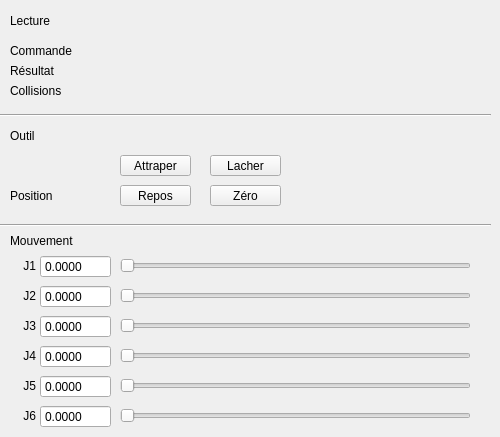
      <widget class="QWidget" name="commandes">
       <attribute name="title">
        <string>Commandes</string>
       </attribute>
       <widget class="QLabel" name="label_14">
        <property name="geometry">
         <rect>
          <x>10</x>
          <y>60</y>
          <width>101</width>
          <height>21</height>
         </rect>
        </property>
        <property name="locale">
         <locale language="French" country="France"/>
        </property>
        <property name="text">
         <string>Résultat</string>
        </property>
       </widget>
       <widget class="QLabel" name="niryo_commande_resultat">
        <property name="geometry">
         <rect>
          <x>120</x>
          <y>60</y>
          <width>151</width>
          <height>21</height>
         </rect>
        </property>
        <property name="text">
         <string>&lt;no result&gt;</string>
        </property>
       </widget>
       <widget class="QLabel" name="label_15">
        <property name="geometry">
         <rect>
          <x>10</x>
          <y>125</y>
          <width>101</width>
          <height>21</height>
         </rect>
        </property>
        <property name="locale">
         <locale language="French" country="France"/>
        </property>
        <property name="text">
         <string>Outil</string>
        </property>
       </widget>
       <widget class="QLabel" name="niryo_outil">
        <property name="geometry">
         <rect>
          <x>120</x>
          <y>125</y>
          <width>161</width>
          <height>21</height>
         </rect>
        </property>
        <property name="text">
         <string>&lt;no tool&gt;</string>
        </property>
       </widget>
       <widget class="QPushButton" name="niryo_attraper">
        <property name="geometry">
         <rect>
          <x>120</x>
          <y>155</y>
          <width>71</width>
          <height>21</height>
         </rect>
        </property>
        <property name="locale">
         <locale language="French" country="France"/>
        </property>
        <property name="text">
         <string>Attraper</string>
        </property>
        <property name="checkable">
         <bool>false</bool>
        </property>
        <property name="checked">
         <bool>false</bool>
        </property>
       </widget>
       <widget class="QPushButton" name="niryo_lacher">
        <property name="geometry">
         <rect>
          <x>210</x>
          <y>155</y>
          <width>71</width>
          <height>21</height>
         </rect>
        </property>
        <property name="locale">
         <locale language="French" country="France"/>
        </property>
        <property name="text">
         <string>Lacher</string>
        </property>
       </widget>
       <widget class="QLabel" name="label_17">
        <property name="geometry">
         <rect>
          <x>10</x>
          <y>185</y>
          <width>101</width>
          <height>21</height>
         </rect>
        </property>
        <property name="locale">
         <locale language="French" country="France"/>
        </property>
        <property name="text">
         <string>Position</string>
        </property>
       </widget>
       <widget class="QPushButton" name="niryo_pose_repos">
        <property name="geometry">
         <rect>
          <x>120</x>
          <y>185</y>
          <width>71</width>
          <height>21</height>
         </rect>
        </property>
        <property name="locale">
         <locale language="French" country="France"/>
        </property>
        <property name="text">
         <string>Repos</string>
        </property>
       </widget>
       <widget class="QPushButton" name="niryo_pose_zero">
        <property name="geometry">
         <rect>
          <x>210</x>
          <y>185</y>
          <width>71</width>
          <height>21</height>
         </rect>
        </property>
        <property name="locale">
         <locale language="French" country="France"/>
        </property>
        <property name="text">
         <string>Zéro</string>
        </property>
       </widget>
       <widget class="QLabel" name="label_49">
        <property name="geometry">
         <rect>
          <x>10</x>
          <y>80</y>
          <width>101</width>
          <height>21</height>
         </rect>
        </property>
        <property name="locale">
         <locale language="French" country="France"/>
        </property>
        <property name="text">
         <string>Collisions</string>
        </property>
       </widget>
       <widget class="QLabel" name="label_50">
        <property name="geometry">
         <rect>
          <x>10</x>
          <y>230</y>
          <width>91</width>
          <height>21</height>
         </rect>
        </property>
        <property name="locale">
         <locale language="French" country="France"/>
        </property>
        <property name="text">
         <string>Mouvement</string>
        </property>
       </widget>
       <widget class="QDoubleSpinBox" name="niryo_J1_spin">
        <property name="geometry">
         <rect>
          <x>40</x>
          <y>255</y>
          <width>71</width>
          <height>23</height>
         </rect>
        </property>
        <property name="focusPolicy">
         <enum>Qt::NoFocus</enum>
        </property>
        <property name="readOnly">
         <bool>true</bool>
        </property>
        <property name="buttonSymbols">
         <enum>QAbstractSpinBox::NoButtons</enum>
        </property>
        <property name="decimals">
         <number>4</number>
        </property>
        <property name="minimum">
         <double>-999.000000000000000</double>
        </property>
        <property name="maximum">
         <double>999.990000000000009</double>
        </property>
       </widget>
       <widget class="QLabel" name="label_51">
        <property name="geometry">
         <rect>
          <x>20</x>
          <y>255</y>
          <width>16</width>
          <height>21</height>
         </rect>
        </property>
        <property name="text">
         <string>J1</string>
        </property>
        <property name="alignment">
         <set>Qt::AlignRight|Qt::AlignTrailing|Qt::AlignVCenter</set>
        </property>
       </widget>
       <widget class="QSlider" name="niryo_J1">
        <property name="geometry">
         <rect>
          <x>120</x>
          <y>255</y>
          <width>351</width>
          <height>21</height>
         </rect>
        </property>
        <property name="minimum">
         <number>0</number>
        </property>
        <property name="maximum">
         <number>100</number>
        </property>
        <property name="orientation">
         <enum>Qt::Horizontal</enum>
        </property>
       </widget>
       <widget class="QLabel" name="label_52">
        <property name="geometry">
         <rect>
          <x>20</x>
          <y>285</y>
          <width>16</width>
          <height>21</height>
         </rect>
        </property>
        <property name="text">
         <string>J2</string>
        </property>
        <property name="alignment">
         <set>Qt::AlignRight|Qt::AlignTrailing|Qt::AlignVCenter</set>
        </property>
       </widget>
       <widget class="QDoubleSpinBox" name="niryo_J2_spin">
        <property name="geometry">
         <rect>
          <x>40</x>
          <y>285</y>
          <width>71</width>
          <height>23</height>
         </rect>
        </property>
        <property name="focusPolicy">
         <enum>Qt::NoFocus</enum>
        </property>
        <property name="readOnly">
         <bool>true</bool>
        </property>
        <property name="buttonSymbols">
         <enum>QAbstractSpinBox::NoButtons</enum>
        </property>
        <property name="decimals">
         <number>4</number>
        </property>
        <property name="minimum">
         <double>-999.000000000000000</double>
        </property>
        <property name="maximum">
         <double>999.990000000000009</double>
        </property>
       </widget>
       <widget class="QSlider" name="niryo_J2">
        <property name="geometry">
         <rect>
          <x>120</x>
          <y>285</y>
          <width>351</width>
          <height>21</height>
         </rect>
        </property>
        <property name="maximum">
         <number>100</number>
        </property>
        <property name="orientation">
         <enum>Qt::Horizontal</enum>
        </property>
       </widget>
       <widget class="QSlider" name="niryo_J3">
        <property name="geometry">
         <rect>
          <x>120</x>
          <y>315</y>
          <width>351</width>
          <height>21</height>
         </rect>
        </property>
        <property name="maximum">
         <number>100</number>
        </property>
        <property name="orientation">
         <enum>Qt::Horizontal</enum>
        </property>
       </widget>
       <widget class="QLabel" name="label_53">
        <property name="geometry">
         <rect>
          <x>20</x>
          <y>315</y>
          <width>16</width>
          <height>21</height>
         </rect>
        </property>
        <property name="text">
         <string>J3</string>
        </property>
        <property name="alignment">
         <set>Qt::AlignRight|Qt::AlignTrailing|Qt::AlignVCenter</set>
        </property>
       </widget>
       <widget class="QDoubleSpinBox" name="niryo_J3_spin">
        <property name="geometry">
         <rect>
          <x>40</x>
          <y>315</y>
          <width>71</width>
          <height>23</height>
         </rect>
        </property>
        <property name="focusPolicy">
         <enum>Qt::NoFocus</enum>
        </property>
        <property name="readOnly">
         <bool>true</bool>
        </property>
        <property name="buttonSymbols">
         <enum>QAbstractSpinBox::NoButtons</enum>
        </property>
        <property name="decimals">
         <number>4</number>
        </property>
        <property name="minimum">
         <double>-999.000000000000000</double>
        </property>
        <property name="maximum">
         <double>999.990000000000009</double>
        </property>
       </widget>
       <widget class="QSlider" name="niryo_J4">
        <property name="geometry">
         <rect>
          <x>120</x>
          <y>345</y>
          <width>351</width>
          <height>21</height>
         </rect>
        </property>
        <property name="maximum">
         <number>100</number>
        </property>
        <property name="orientation">
         <enum>Qt::Horizontal</enum>
        </property>
       </widget>
       <widget class="QLabel" name="label_54">
        <property name="geometry">
         <rect>
          <x>20</x>
          <y>345</y>
          <width>16</width>
          <height>21</height>
         </rect>
        </property>
        <property name="text">
         <string>J4</string>
        </property>
        <property name="alignment">
         <set>Qt::AlignRight|Qt::AlignTrailing|Qt::AlignVCenter</set>
        </property>
       </widget>
       <widget class="QDoubleSpinBox" name="niryo_J4_spin">
        <property name="geometry">
         <rect>
          <x>40</x>
          <y>345</y>
          <width>71</width>
          <height>23</height>
         </rect>
        </property>
        <property name="focusPolicy">
         <enum>Qt::NoFocus</enum>
        </property>
        <property name="readOnly">
         <bool>true</bool>
        </property>
        <property name="buttonSymbols">
         <enum>QAbstractSpinBox::NoButtons</enum>
        </property>
        <property name="decimals">
         <number>4</number>
        </property>
        <property name="minimum">
         <double>-999.000000000000000</double>
        </property>
        <property name="maximum">
         <double>999.990000000000009</double>
        </property>
       </widget>
       <widget class="QSlider" name="niryo_J5">
        <property name="geometry">
         <rect>
          <x>120</x>
          <y>375</y>
          <width>351</width>
          <height>21</height>
         </rect>
        </property>
        <property name="maximum">
         <number>100</number>
        </property>
        <property name="orientation">
         <enum>Qt::Horizontal</enum>
        </property>
       </widget>
       <widget class="QLabel" name="label_55">
        <property name="geometry">
         <rect>
          <x>20</x>
          <y>375</y>
          <width>16</width>
          <height>21</height>
         </rect>
        </property>
        <property name="text">
         <string>J5</string>
        </property>
        <property name="alignment">
         <set>Qt::AlignRight|Qt::AlignTrailing|Qt::AlignVCenter</set>
        </property>
       </widget>
       <widget class="QDoubleSpinBox" name="niryo_J5_spin">
        <property name="geometry">
         <rect>
          <x>40</x>
          <y>375</y>
          <width>71</width>
          <height>23</height>
         </rect>
        </property>
        <property name="focusPolicy">
         <enum>Qt::NoFocus</enum>
        </property>
        <property name="readOnly">
         <bool>true</bool>
        </property>
        <property name="buttonSymbols">
         <enum>QAbstractSpinBox::NoButtons</enum>
        </property>
        <property name="decimals">
         <number>4</number>
        </property>
        <property name="minimum">
         <double>-999.000000000000000</double>
        </property>
        <property name="maximum">
         <double>999.990000000000009</double>
        </property>
       </widget>
       <widget class="QSlider" name="niryo_J6">
        <property name="geometry">
         <rect>
          <x>120</x>
          <y>405</y>
          <width>351</width>
          <height>21</height>
         </rect>
        </property>
        <property name="maximum">
         <number>100</number>
        </property>
        <property name="orientation">
         <enum>Qt::Horizontal</enum>
        </property>
       </widget>
       <widget class="QLabel" name="label_56">
        <property name="geometry">
         <rect>
          <x>20</x>
          <y>405</y>
          <width>16</width>
          <height>21</height>
         </rect>
        </property>
        <property name="text">
         <string>J6</string>
        </property>
        <property name="alignment">
         <set>Qt::AlignRight|Qt::AlignTrailing|Qt::AlignVCenter</set>
        </property>
       </widget>
       <widget class="QDoubleSpinBox" name="niryo_J6_spin">
        <property name="geometry">
         <rect>
          <x>40</x>
          <y>405</y>
          <width>71</width>
          <height>23</height>
         </rect>
        </property>
        <property name="focusPolicy">
         <enum>Qt::NoFocus</enum>
        </property>
        <property name="readOnly">
         <bool>true</bool>
        </property>
        <property name="buttonSymbols">
         <enum>QAbstractSpinBox::NoButtons</enum>
        </property>
        <property name="decimals">
         <number>4</number>
        </property>
        <property name="minimum">
         <double>-999.000000000000000</double>
        </property>
        <property name="maximum">
         <double>999.990000000000009</double>
        </property>
       </widget>
       <widget class="Line" name="line_12">
        <property name="geometry">
         <rect>
          <x>0</x>
          <y>215</y>
          <width>491</width>
          <height>20</height>
         </rect>
        </property>
        <property name="orientation">
         <enum>Qt::Horizontal</enum>
        </property>
       </widget>
       <widget class="Line" name="line_14">
        <property name="geometry">
         <rect>
          <x>0</x>
          <y>105</y>
          <width>491</width>
          <height>20</height>
         </rect>
        </property>
        <property name="orientation">
         <enum>Qt::Horizontal</enum>
        </property>
       </widget>
       <widget class="QLabel" name="niryo_commande_encours">
        <property name="geometry">
         <rect>
          <x>120</x>
          <y>40</y>
          <width>151</width>
          <height>21</height>
         </rect>
        </property>
        <property name="text">
         <string>&lt;no result&gt;</string>
        </property>
       </widget>
       <widget class="QLabel" name="niryo_colision">
        <property name="geometry">
         <rect>
          <x>120</x>
          <y>80</y>
          <width>81</width>
          <height>21</height>
         </rect>
        </property>
        <property name="text">
         <string>&lt;colision&gt;</string>
        </property>
       </widget>
       <widget class="QLabel" name="label_87">
        <property name="geometry">
         <rect>
          <x>10</x>
          <y>40</y>
          <width>101</width>
          <height>21</height>
         </rect>
        </property>
        <property name="locale">
         <locale language="French" country="France"/>
        </property>
        <property name="text">
         <string>Commande</string>
        </property>
       </widget>
       <widget class="QLabel" name="label_88">
        <property name="geometry">
         <rect>
          <x>10</x>
          <y>10</y>
          <width>101</width>
          <height>21</height>
         </rect>
        </property>
        <property name="locale">
         <locale language="French" country="France"/>
        </property>
        <property name="text">
         <string>Lecture</string>
        </property>
       </widget>
       <widget class="QLabel" name="niryo_status_lecture_commande">
        <property name="geometry">
         <rect>
          <x>120</x>
          <y>10</y>
          <width>161</width>
          <height>21</height>
         </rect>
        </property>
        <property name="text">
         <string>&lt;ok&gt;</string>
        </property>
       </widget>
       <widget class="QLabel" name="niryo_status_lecture_axes">
        <property name="geometry">
         <rect>
          <x>290</x>
          <y>10</y>
          <width>161</width>
          <height>21</height>
         </rect>
        </property>
        <property name="text">
         <string>&lt;ok&gt;</string>
        </property>
       </widget>
      </widget>
